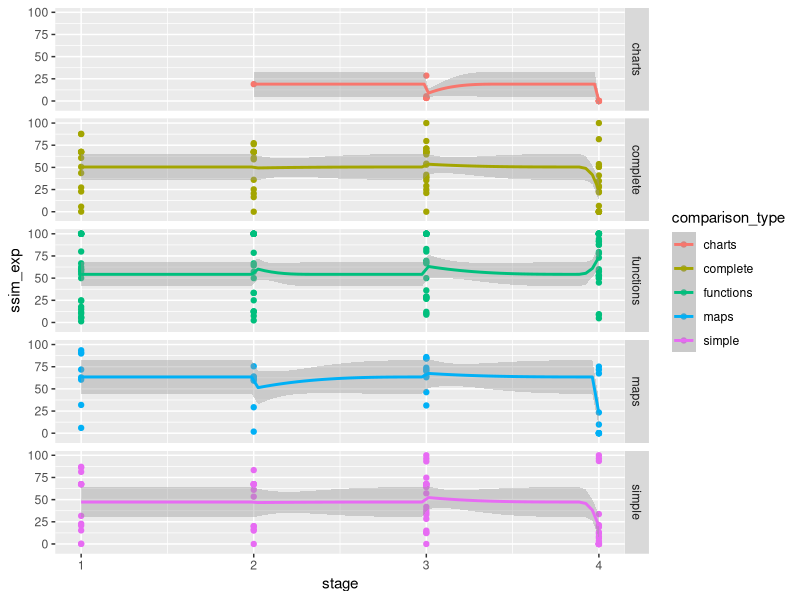
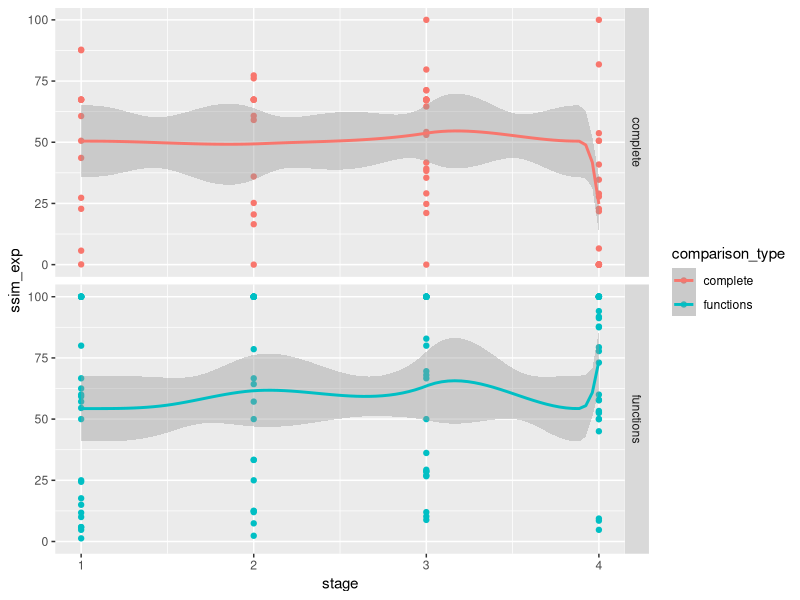

Source code (R) for these figures, in order: (Note: this script raises an error after producing the figures.)
## ---- chunk 1
df <- read.csv("final_unal0.csv")
df
## ---- chunk 2
library(gam)
b <- gam(ssim_exp ~ s(stage) + comparison_type, data = df)
summary(b)
## ---- chunk 3
library(dplyr)
df %>% mutate_if(is.character, as.factor)
library(ggplot2)
gg.ns30 <- ggplot(df,aes(x=stage, y=ssim_exp,col=comparison_type))+geom_point()+
  geom_smooth(method='gam',formula=y ~ splines::bs(x, 30)) + facet_grid(comparison_type ~.)
print(gg.ns30)
## ---- chunk 4
df <- read.csv("final_unal0_functions_complete.csv")
df
## ---- chunk 5
library(gam)
# smooth for stage and an additive effect for comparison_type
b <- gam(ssim_exp ~ s(stage) + comparison_type, data = df)
summary(b)
## ---- chunk 6
library(dplyr)
df %>% mutate_if(is.character, as.factor)
library(ggplot2)
gg.ns30 <- ggplot(df,aes(x=stage, y=ssim_exp,col=comparison_type))+geom_point()+
  geom_smooth(method='gam',formula=y ~ splines::bs(x, 10)) + facet_grid(comparison_type ~.)
print(gg.ns30)
## ---- chunk 7
library(gam)
library(mgcv)
df <- read.csv("final_unal0_functions_complete.csv")
# fit a smooth which varies by comparison_type
b <- gam(ssim_exp ~ s(stage, by = comparison_type) + comparison_type, data = df)
summary(b)
## ---- chunk 8
library(dplyr)
df %>% mutate_if(is.character, as.factor)
library(ggplot2)
gg.ns30 <- ggplot(df,aes(x=stage, y=ssim_exp,col=comparison_type))+geom_point()+
  geom_smooth(method='gam',formula=y ~ splines::bs(x, 30)) + facet_grid(comparison_type ~.)
print(gg.ns30)
